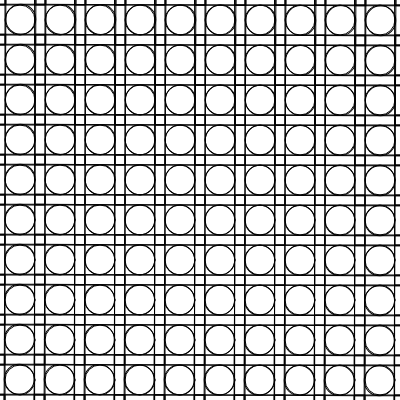
Frame 1 (no input)
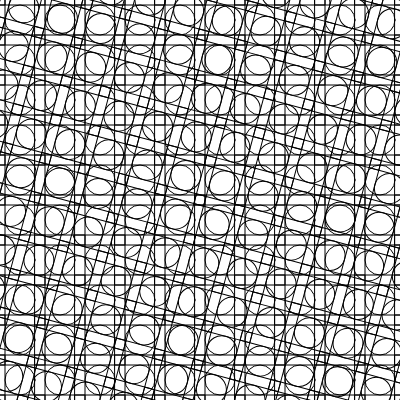
Frame 60 (no input)
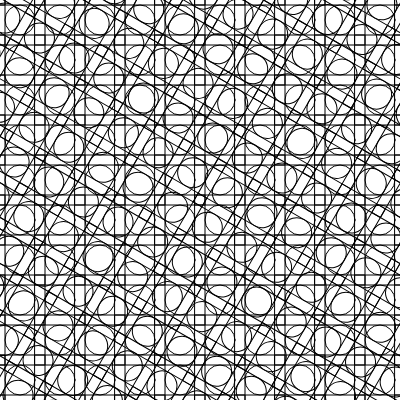
Frame 120 (the mouse pressed at the canvas centre since frame 60)

The p5.js sketch that drew these frames (run headless with seeded random() and noise() and a simulated clock; from frame 60 on, the mouse is pressed at the canvas centre):

// p5.js sketch
// ── sketch.js
function setup() {
  createCanvas(400, 400);
}

function draw() {
  background(255);
stroke(0);
  pattern();
  stroke(0);
  pattern(frameCount/4);
}

function pattern(angle) {
  push();                  
  noFill();
  translate(200, 200);      
  rotate(radians(angle));   
  for (var x=-300; x < 300; x=x+40) {
    for (var y=-300; y < 300; y=y+40) {
      rect(x - 25, y - 25, 50, 50);
      circle(x, y, 30)
    }
  }
  pop();                    
}
